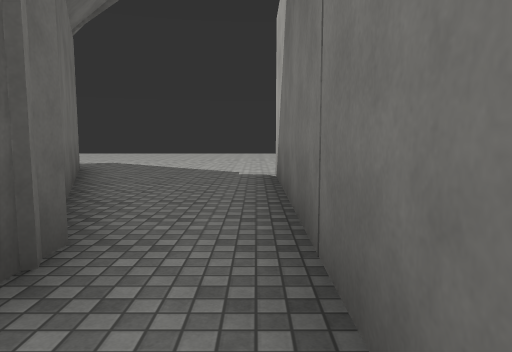
View 1 (above)

13 first-person views from a walk through a Unity game level. The camera is 1.4 m above the floor, tilts 6° down and sees 70° across. The floor is counted in squares, 2 m on a side. Each view is taken from the middle of a square. On the plan, view 1 faces up. The plan holds only what a view shows up to about 11 squares ahead; the rest is blank. The place goes on beyond the plan. Surface patterns are stand-ins for the level's own textures.

View 2
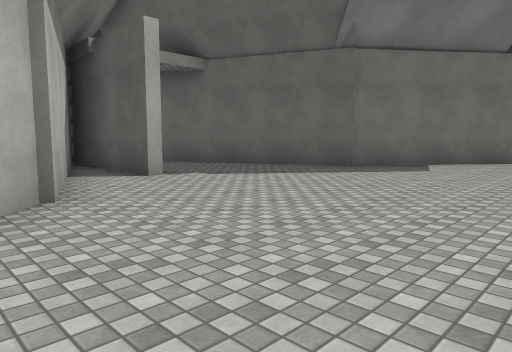

View 3
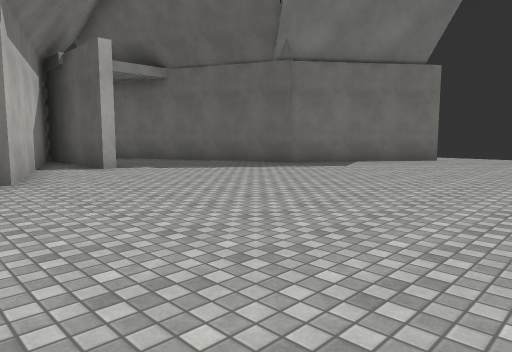

View 4
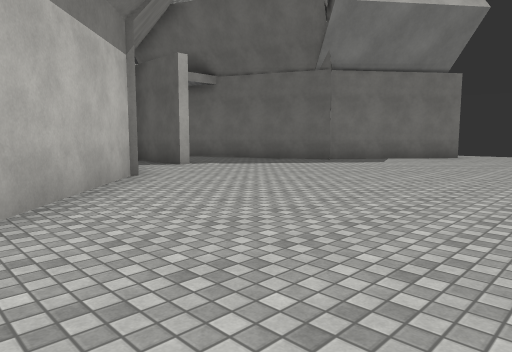

View 5
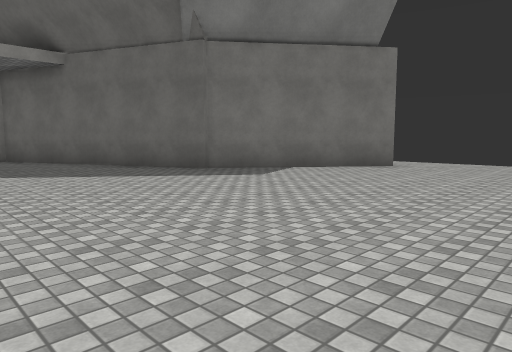

View 6
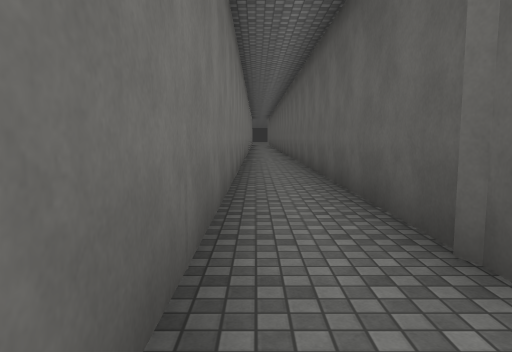

View 7
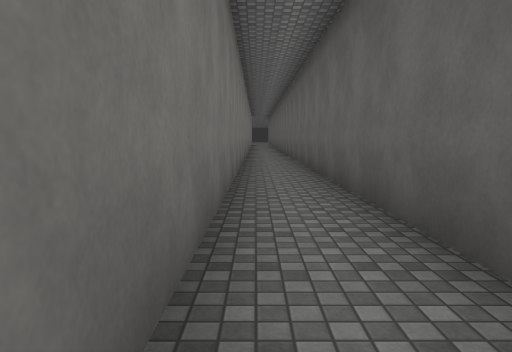

View 8
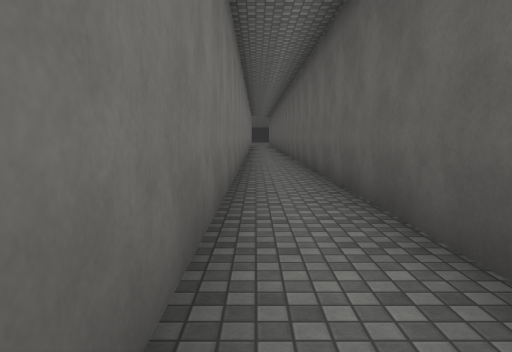

View 9
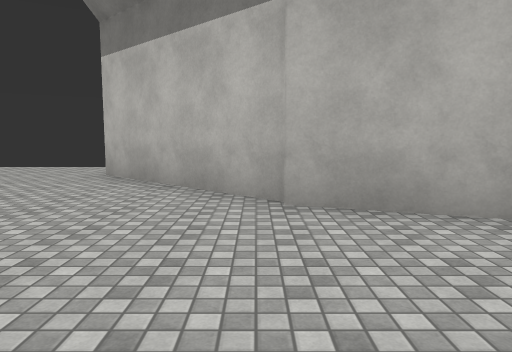

View 10
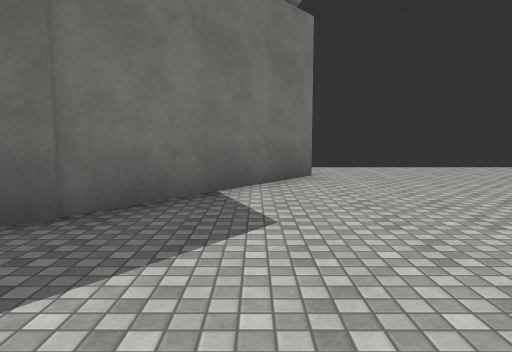

View 11
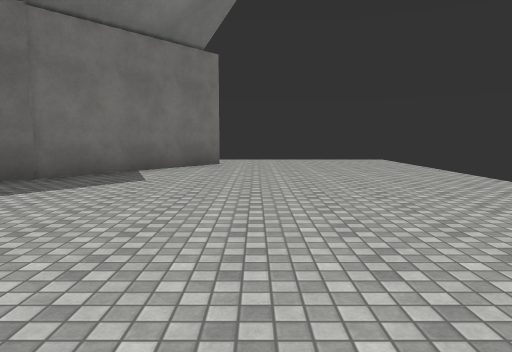

View 12
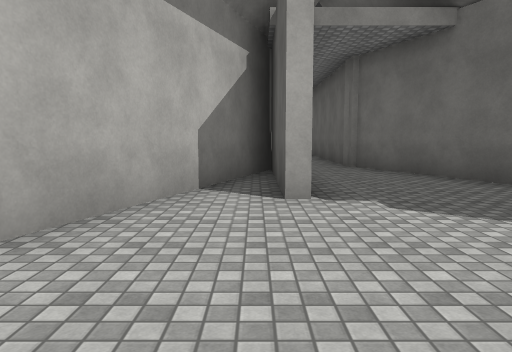

View 13
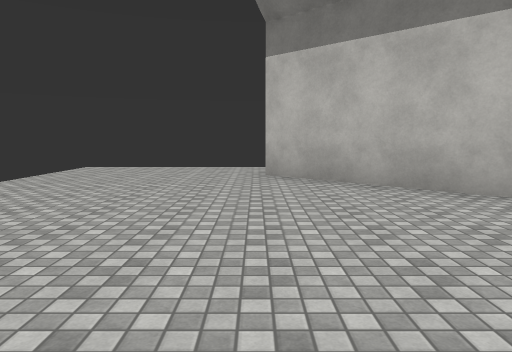

### Floor plan
Points are (right, up) in squares from view 1. A wall is a line through its corners. A room is listed if a view was taken in it or the views show most of it. See-through windows are left out.
Room 1 (views 1, 2, 3, 4, 5, 6, 7, 8, 9, 10, 11, 12, 13)
walls: (-4, 8.4) (-1.1, 1.8); (2.9, 8.6) (5.9, 11.9); (-7.8, 11) (-4.1, 8.2); (0.7, 2.9) (2.8, 8.7); (-1.2, 2.4) (-1.2, -9.5); (0.4, -9.1) (0.4, 6.9) (0.7, 6.9)
ways out: opening at (-9, 11)

Where each view was taken, in squares from view 1:
view 1: 0 up, 0 right, facing up
view 2: 13 up, 4 right, facing down-left
view 3: 15 up, 4 right, facing down-left
view 4: 15 up, 6 right, facing down-left
view 5: 15 up, 1 right, facing down-left
view 6: 4 up, 0 right, facing down
view 7: 1 up, 0 right, facing down
view 8: 1 down, 0 right, facing down
view 9: 9 up, 1 left, facing right
view 10: 10 up, 1 left, facing left
view 11: 12 up, 2 right, facing left
view 12: 11 up, 1 right, facing down
view 13: 12 up, 1 left, facing right
